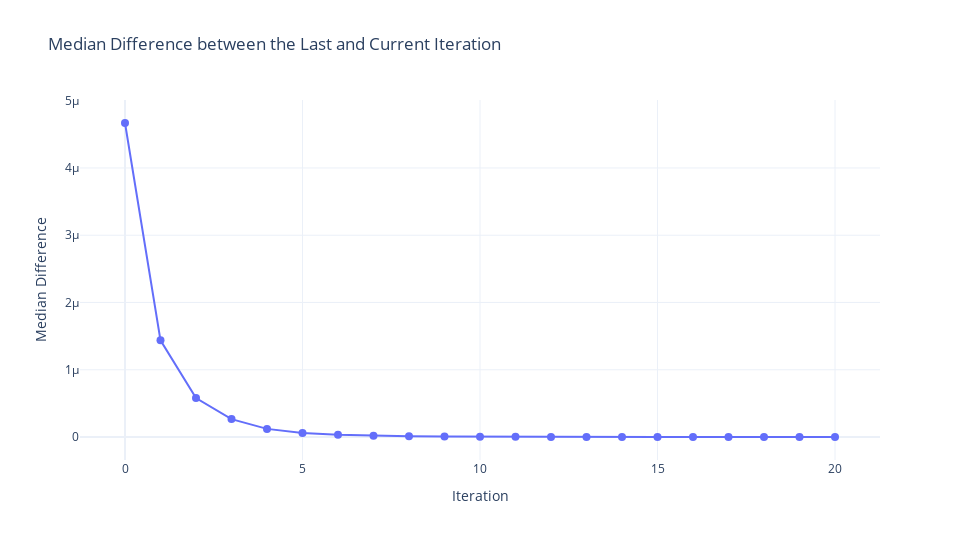

The code cell stored with this chart in its notebook:
### Code cell
rsem.plot_median_diff()

### Figure 1 — Plotly figure (JSON) as saved in the notebook; plotly's stock layout.template omitted (floating-point values rounded to 4 significant figures)
{"data": [{"line": {"shape": "linear"}, "marker": {"size": 8, "symbol": "circle"}, "mode": "lines+markers", "type": "scatter", "x": [0, 1, 2, 3, 4, 5, 6, 7, 8, 9, 10, 11, 12, 13, 14, 15, 16, 17, 18, 19, 20], "y": [4.669e-06, 1.437e-06, 5.792e-07, 2.663e-07, 1.207e-07, 5.962e-08, 3.23e-08, 1.968e-08, 1.152e-08, 6.789e-09, 4.265e-09, 2.532e-09, 1.707e-09, 1.13e-09, 7.321e-10, 5.396e-10, 3.595e-10, 2.498e-10, 1.674e-10, 1.207e-10, 8.957e-11]}], "layout": {"height": 540, "title": {"text": "Median Difference between the Last and Current Iteration"}, "width": 960, "xaxis": {"showgrid": true, "title": {"text": "Iteration"}}, "yaxis": {"showgrid": true, "title": {"text": "Median Difference"}}}}
